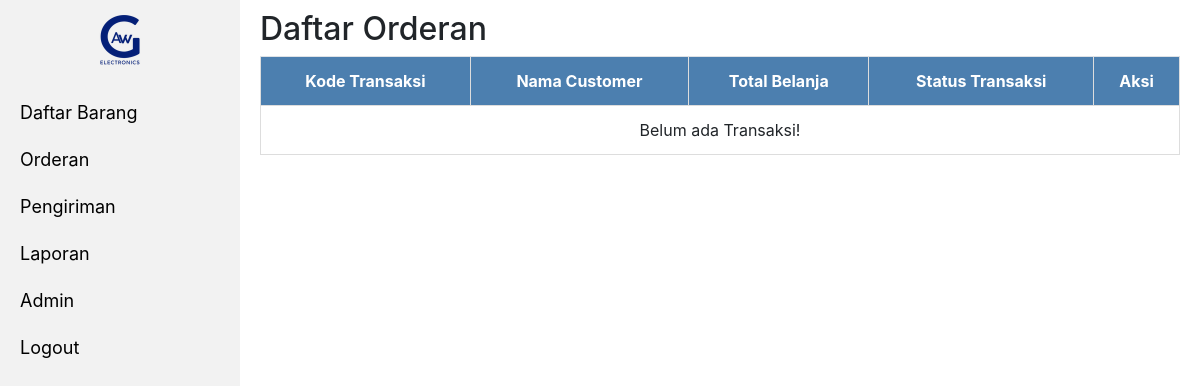
Before: /admin/pages/orderan.php (signed in) with the older database file.
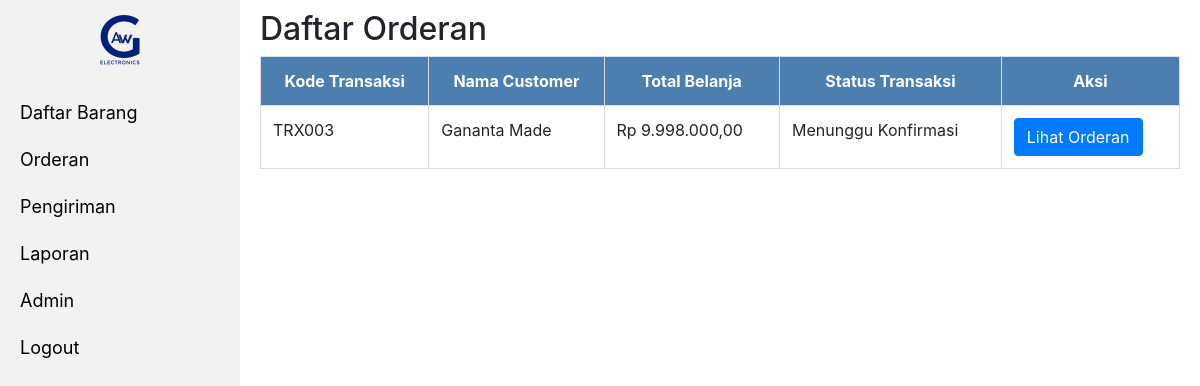
After: the same page with the newer database file.
### tables this page shows
CREATE TABLE `tb_transaksi` (
  `id_transaksi` int(11) NOT NULL,
  `kode_transaksi` varchar(20) NOT NULL,
  `kode_customer` varchar(20) NOT NULL,
  `total` int(11) NOT NULL,
  `alamat` text NOT NULL,
  `jenis_transaksi` varchar(20) NOT NULL,
  `tgl_transaksi` timestamp NOT NULL DEFAULT current_timestamp(),
  `status_transaksi` varchar(20) NOT NULL
);

CREATE TABLE `tb_customer` (
  `id_customer` int(11) NOT NULL,
  `kode_customer` varchar(20) NOT NULL,
  `kode_level` varchar(20) NOT NULL,
  `nama` varchar(50) NOT NULL,
  `email` varchar(30) NOT NULL,
  `password` varchar(100) NOT NULL,
  `no_telp` varchar(20) NOT NULL,
  `jenis_kelamin` varchar(10) NOT NULL,
  `alamat` text NOT NULL
);

### admin/includes/database.php (called while the page is built, shortened)
<?php
    class database{
        public function __construct(){
            $this->koneksi = mysqli_connect("localhost", "root", "", "awg_electronics");
        }
    }
?>

### admin/includes/transaksi.php (called while the page is built, shortened)
<?php
    require_once('database.php');
    class transaksi extends database{
        public function tampilSemua(){
            $sql = "SELECT tb_transaksi.*,tb_customer.nama from tb_transaksi JOIN tb_customer ON tb_transaksi.kode_customer = tb_customer.kode_customer WHERE status_transaksi = 'Menunggu Konfirmasi' ORDER BY tgl_transaksi ASC";
            $query = mysqli_query($this->koneksi, $sql);
            if(mysqli_num_rows($query) > 0){
                while($d = mysqli_fetch_assoc($query)){
                    $data[] = $d;
                }
                return $data;
            }else{
                return false;
            }
        }
}

### admin/includes/barang.php (called while the page is built, shortened)
<?php
    require_once('database.php');
    class barang extends database{
        public function rupiah($angka){
            $hasil_rupiah = "Rp " . number_format($angka,2,',','.');
	        return $hasil_rupiah;
        }
    }
?>

### admin/pages/orderan.php (the view, shortened to what this page needs)
<?php
  require_once("../includes/transaksi.php");
  require_once("../includes/barang.php");
  $transaksi = new transaksi();
  $barang = new barang();
?>
<!DOCTYPE html>
<html>
<head>
  <?php include "../header.php";?>
</head>
<body>
<?php include "sidebar.php"; ?>
<div class="sidebar">
  <h2>Daftar Orderan</h2>
    <table class="table">
      <tr>
        <th>Kode Transaksi</th>
        <th>Nama Customer</th>
        <th>Total Belanja</th>
        <th>Status Transaksi</th>
        <th>Aksi</th>
      </tr>
      <?php
            if($transaksi->tampilSemua() == False){
                ?><td colspan='5'><center>Belum ada Transaksi!</center></td>
                <?php
                }else{
                foreach ($transaksi->tampilSemua() as $data) {
                ?>
      <tr>
          <td><?php echo $data['kode_transaksi'];?></td>
          <td><?php echo $data['nama'];?></td>
          <td><?php echo $barang->rupiah($data['total']);?></td>
          <td><?php echo $data['status_transaksi'];?></td>
          <td>
            <a href="lihat-order.php?id=<?php echo $data['kode_transaksi'];?>&aksi=lihat" class="btn btn-primary">Lihat Orderan</a>
          </td>
      </tr>
      <?php }}?>
    </table>
</div>
</body>
</html>

Changed rows visible on the page:
added tb_transaksi: kode_transaksi "TRX003", tb_customer.nama "Gananta Made", total "Rp 9.998.000,00", status_transaksi "Menunggu Konfirmasi"
Other visible differences:
text no longer shown: "Belum ada Transaksi!"
